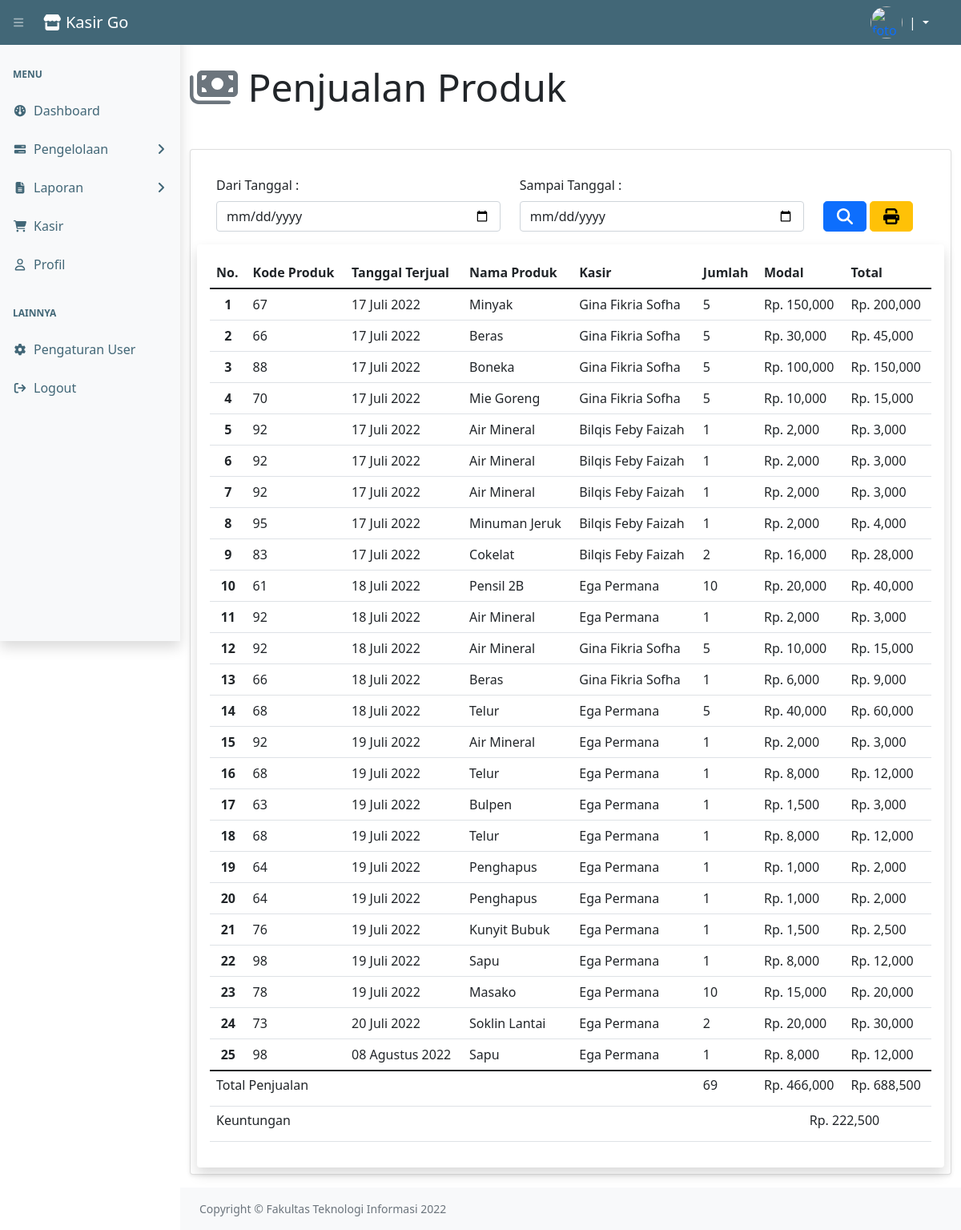
The app's page /proyek-kasir/administrator/lapPenjualan.php with its own data.
### tables this page shows
CREATE TABLE `lappenjualan` (
  `id_lapPenjualan` int(11) NOT NULL,
  `id_brg` int(11) NOT NULL,
  `jumlah` int(11) NOT NULL,
  `modal` double NOT NULL,
  `total` double NOT NULL,
  `id_profil` int(11) NOT NULL,
  `tgl_jual` date NOT NULL
);

CREATE TABLE `barang` (
  `id` int(11) NOT NULL,
  `id_kategori` int(11) NOT NULL,
  `nm_barang` text NOT NULL,
  `merk` varchar(200) NOT NULL,
  `hrg_beli` int(11) NOT NULL,
  `hrg_jual` int(11) NOT NULL,
  `id_satuan` int(11) NOT NULL,
  `stok` int(11) NOT NULL,
  `tgl_masuk` date NOT NULL,
  `tgl_edit` date DEFAULT NULL,
  `foto` text NOT NULL
);

CREATE TABLE `profil` (
  `id_profil` int(11) NOT NULL,
  `id_login` int(11) NOT NULL,
  `nama` varchar(200) NOT NULL,
  `nik` varchar(200) NOT NULL,
  `email` varchar(200) NOT NULL,
  `noHp` varchar(200) NOT NULL,
  `tempat_lahir` varchar(200) NOT NULL,
  `tanggal_lahir` date NOT NULL,
  `umur` varchar(200) NOT NULL,
  `jns_kelamin` varchar(200) NOT NULL,
  `status` varchar(200) NOT NULL,
  `alamat` text NOT NULL,
  `foto` text NOT NULL
);

### proyek-kasir/administrator/database.php (called while the page is built, shortened)
<?php
class database
{
  var $host = "localhost";
  var $user = "root";
  var $pass = "";
  var $db = "proyek_angkringan";
  var $koneksi = "";
  function __construct()
  {
    $this->koneksi = mysqli_connect($this->host, $this->user, $this->pass, $this->db);
  }
  function tgl_indo($tanggal)
  {
    $bulan = array(
      1 =>   'Januari',
      'Februari',
      'Maret',
      'April',
      'Mei',
      'Juni',
      'Juli',
      'Agustus',
      'September',
      'Oktober',
      'November',
      'Desember'
    );
    $pecahkan = explode('-', $tanggal);
    return $pecahkan[2] . ' ' . $bulan[(int)$pecahkan[1]] . ' ' . $pecahkan[0];
  }
  function tampilBarang()
  {
    if (isset($_POST['cari'])) {
      $cari = $_POST['cari'];
      $data = mysqli_query($this->koneksi, "SELECT barang.*, kategori. *, satuan. * FROM barang JOIN kategori ON barang.id_kategori = kategori.id_kategori JOIN satuan ON barang.id_satuan = satuan.id_satuan WHERE barang.id LIKE '%$cari%' OR barang.nm_barang LIKE '%$cari%' OR barang.merk LIKE '%$cari%' OR barang.hrg_beli LIKE '%$cari%' OR barang.hrg_jual LIKE '%$cari%' OR barang.stok LIKE '%$cari%' OR kategori.nm_kategori LIKE '%$cari%' OR satuan.nm_satuan LIKE '%$cari%'");
      while ($row = mysqli_fetch_array($data)) {
        $hasil[] = $row;
      }
      return $hasil;
    } else {
      $data = mysqli_query($this->koneksi, "SELECT barang.*, kategori. *, satuan. * FROM barang JOIN kategori ON barang.id_kategori = kategori.id_kategori JOIN satuan ON barang.id_satuan = satuan.id_satuan");
      while ($row = mysqli_fetch_array($data)) {
        $hasil[] = $row;
      }
      return $hasil;
    }
  }
  function tampilLapPenjualan()
  {
    if (isset($_POST['dari']) && $_POST['sampai']) {
      $dari = $_POST['dari'];
      $sampai = $_POST['sampai'];
      $data = mysqli_query($this->koneksi, "SELECT lappenjualan.*, barang.*, profil. * FROM lapPenjualan JOIN barang ON lapPenjualan.id_brg = barang.id JOIN profil ON lappenjualan.id_profil = profil.id_profil WHERE lappenjualan.tgl_jual BETWEEN '$dari' AND '$sampai'");
      while ($row = mysqli_fetch_array($data)) {
        $hasil[] = $row;
      }
      return $hasil;
    } else {
      $data = mysqli_query($this->koneksi, "SELECT lappenjualan.*, barang.*, profil. * FROM lapPenjualan JOIN barang ON lapPenjualan.id_brg = barang.id JOIN profil ON lappenjualan.id_profil = profil.id_profil");
      while ($row = mysqli_fetch_array($data)) {
        $hasil[] = $row;
      }
      return $hasil;
    }
  }
}

### proyek-kasir/administrator/lapPenjualan.php (the view, shortened to what this page needs)
<?php
class menu
{
  function __construct()
  {
    include "menu.php";
  }
}
$db = new database();
$dataBarang = $db->tampilBarang();
$laporan = $db->tampilLapPenjualan();
?>
<!DOCTYPE html>
<html lang="en">
<head>
  <link href="https://cdn.jsdelivr.net/npm/simple-datatables@latest/dist/style.css" rel="stylesheet" />
  <link href="../templates/css/styles.css" rel="stylesheet" />
</head>
<body class="sb-nav-fixed hijauNom">
  <div id="layoutSidenav">
    <div id="layoutSidenav_content">
      <main>
        <div class="container overflow-hidden pb-3"">
          <h1 class=" mt-4 mb-5 display-5"><i class="fa-solid fa-money-bills text-secondary"></i> Penjualan Produk</h1>
          <div class="card shadow-sm p-2">
            <div class="row mt-4 ">
              <form action="lapPenjualan.php" method="POST">
                <div class="container px-4">
                  <div class="row gx-4">
                    <div class="col-5">
                      <div class="p-0">
                        <label class="form-label">Dari Tanggal :</label>
                        <input class="form-control" type="date" name="dari">
                      </div>
                    </div>
                    <div class="col-5">
                      <div class="p-0">
                        <label class="form-label">Sampai Tanggal :</label>
                        <input class="form-control" type="date" name="sampai">
                      </div>
                    </div>
                    <div class="col-2 ms-0">
                      <div class="p-0 pt-3 mt-3">
                        <button name="cariTgl" type="submit" class="btn btn-primary btn-lg"><i class="fa-solid fa-magnifying-glass"></i></button>
                        <?php if (isset($_POST['cariTgl'])) :
                          $dari = $_POST['dari'];
                          $sampai = $_POST['sampai'];
                        ?>
                          <a href="cetak_penjualan.php?awal=<?= $dari; ?>&&akhir=<?= $sampai; ?>" target="_blank" type="submit" class="btn btn-warning btn-lg"><i class="fa-solid fa-print"></i></a>
                        <?php else : ?>
                          <a href="cetak_penjualan.php" target="_blank" type="submit" class="btn btn-warning btn-lg"><i class="fa-solid fa-print"></i></a>
                        <?php endif; ?>
                      </div>
                    </div>
                  </div>
                </div>
              </form>
            </div>
            <div class="card border-0 shadow">
              <div class="card-body table-responsive border-0">
                <table class="table table-hover">
                  <thead class="table">
                    <tr>
                      <th>No.</th>
                      <th>Kode Produk</th>
                      <th>Tanggal Terjual</th>
                      <th>Nama Produk</th>
                      <th>Kasir</th>
                      <th>Jumlah</th>
                      <th>Modal</th>
                      <th>Total</th>
                    </tr>
                  </thead>
                  <tbody>
                    <?php
                    $no = 1;
                    foreach ($laporan as $lapor) {
                    ?>
                      <tr>
                        <th class="text-center"><?= $no++; ?></th>
                        <td><?= $lapor['id']; ?></td>
                        <td><?= $db->tgl_indo(date($lapor['tgl_jual'])); ?></td>
                        <td><?= $lapor['nm_barang']; ?></td>
                        <td><?= $lapor['nama']; ?></td>
                        <td><?= $lapor['jumlah']; ?></td>
                        <td><?= 'Rp. ' . number_format($lapor['modal']); ?></td>
                        <td><?= 'Rp. ' . number_format($lapor['total']); ?></td>
                      </tr>
                    <?php } ?>
                  </tbody>
                  <?php
                  if (!empty($laporan)) {
                    $jumlahAll = array_sum(array_column($laporan, 'jumlah'));
                    $modalAll = array_sum(array_column($laporan, 'modal'));
                    $totalAll = array_sum(array_column($laporan, 'total'));
                    $keuntungan = $totalAll - $modalAll;
                  ?>
                    <tfoot>
                      <tr>
                        <th colspan="5">
                          <h6>Total Penjualan</h6>
                        </th>
                        <td>
                          <h6><?= $jumlahAll; ?></h6>
                        </td>
                        <td>
                          <h6><?= 'Rp. ' . number_format($modalAll); ?></h6>
                        </td>
                        <td>
                          <h6><?= 'Rp. ' . number_format($totalAll); ?></h6>
                        </td>
                      </tr>
                      <tr>
                        <td colspan="6">
                          <h6>Keuntungan</h6>
                        </td>
                        <td colspan="2" class="text-center">
                          <h6><?= 'Rp. ' . number_format($keuntungan); ?></h6>
                        </td>
                      </tr>
                    </tfoot>
                  <?php } ?>
                </table>
              </div>
            </div>
          </div>
        </div>
      </main>
      <footer class="py-3 bg-light mt-auto">
        <div class="container-fluid px-4">
          <div class="d-flex align-items-center justify-content-between small">
            <div class="text-muted">Copyright &copy; Fakultas Teknologi Informasi 2022</div>
          </div>
        </div>
      </footer>
    </div>
  </div>
</body>
</html>

### proyek-kasir/administrator/menu.php (style rules this page uses)
.hijauNom { background-color: white; }

### proyek-kasir/administrator/lapPenjualan.php (style rules this page uses)
body { background-color: #f5f5f5; }
a { text-decoration: none; }

### records on screen
lappenjualan: barang.id "67", tgl_jual "17 Juli 2022", barang.nm_barang "Minyak", id_profil.nama "Gina Fikria Sofha", jumlah "5", modal "150,000", total "200,000"
lappenjualan: barang.id "66", tgl_jual "17 Juli 2022", barang.nm_barang "Beras", id_profil.nama "Gina Fikria Sofha", jumlah "5", modal "30,000", total "45,000"
lappenjualan: barang.id "88", tgl_jual "17 Juli 2022", barang.nm_barang "Boneka", id_profil.nama "Gina Fikria Sofha", jumlah "5", modal "100,000", total "150,000"
lappenjualan: barang.id "70", tgl_jual "17 Juli 2022", barang.nm_barang "Mie Goreng", id_profil.nama "Gina Fikria Sofha", jumlah "5", modal "10,000", total "15,000"
lappenjualan: barang.id "92", tgl_jual "17 Juli 2022", barang.nm_barang "Air Mineral", id_profil.nama "Bilqis Feby Faizah", jumlah "1", modal "2,000", total "3,000"
lappenjualan: barang.id "92", tgl_jual "17 Juli 2022", barang.nm_barang "Air Mineral", id_profil.nama "Bilqis Feby Faizah", jumlah "1", modal "2,000", total "3,000"
lappenjualan: barang.id "92", tgl_jual "17 Juli 2022", barang.nm_barang "Air Mineral", id_profil.nama "Bilqis Feby Faizah", jumlah "1", modal "2,000", total "3,000"
lappenjualan: barang.id "95", tgl_jual "17 Juli 2022", barang.nm_barang "Minuman Jeruk", id_profil.nama "Bilqis Feby Faizah", jumlah "1", modal "2,000", total "4,000"
lappenjualan: barang.id "83", tgl_jual "17 Juli 2022", barang.nm_barang "Cokelat", id_profil.nama "Bilqis Feby Faizah", jumlah "2", modal "16,000", total "28,000"
lappenjualan: barang.id "61", tgl_jual "18 Juli 2022", barang.nm_barang "Pensil 2B", id_profil.nama "Ega Permana", jumlah "10", modal "20,000", total "40,000"
lappenjualan: barang.id "92", tgl_jual "18 Juli 2022", barang.nm_barang "Air Mineral", id_profil.nama "Ega Permana", jumlah "1", modal "2,000", total "3,000"
lappenjualan: barang.id "92", tgl_jual "18 Juli 2022", barang.nm_barang "Air Mineral", id_profil.nama "Gina Fikria Sofha", jumlah "5", modal "10,000", total "15,000"
lappenjualan: barang.id "66", tgl_jual "18 Juli 2022", barang.nm_barang "Beras", id_profil.nama "Gina Fikria Sofha", jumlah "1", modal "6,000", total "9,000"
lappenjualan: barang.id "68", tgl_jual "18 Juli 2022", barang.nm_barang "Telur", id_profil.nama "Ega Permana", jumlah "5", modal "40,000", total "60,000"
lappenjualan: barang.id "92", tgl_jual "19 Juli 2022", barang.nm_barang "Air Mineral", id_profil.nama "Ega Permana", jumlah "1", modal "2,000", total "3,000"
lappenjualan: barang.id "68", tgl_jual "19 Juli 2022", barang.nm_barang "Telur", id_profil.nama "Ega Permana", jumlah "1", modal "8,000", total "12,000"
lappenjualan: barang.id "63", tgl_jual "19 Juli 2022", barang.nm_barang "Bulpen", id_profil.nama "Ega Permana", jumlah "1", modal "1,500", total "3,000"
lappenjualan: barang.id "68", tgl_jual "19 Juli 2022", barang.nm_barang "Telur", id_profil.nama "Ega Permana", jumlah "1", modal "8,000", total "12,000"
lappenjualan: barang.id "64", tgl_jual "19 Juli 2022", barang.nm_barang "Penghapus", id_profil.nama "Ega Permana", jumlah "1", modal "1,000", total "2,000"
lappenjualan: barang.id "64", tgl_jual "19 Juli 2022", barang.nm_barang "Penghapus", id_profil.nama "Ega Permana", jumlah "1", modal "1,000", total "2,000"
lappenjualan: barang.id "76", tgl_jual "19 Juli 2022", barang.nm_barang "Kunyit Bubuk", id_profil.nama "Ega Permana", jumlah "1", modal "1,500", total "2,500"
lappenjualan: barang.id "98", tgl_jual "19 Juli 2022", barang.nm_barang "Sapu", id_profil.nama "Ega Permana", jumlah "1", modal "8,000", total "12,000"
lappenjualan: barang.id "78", tgl_jual "19 Juli 2022", barang.nm_barang "Masako", id_profil.nama "Ega Permana", jumlah "10", modal "15,000", total "20,000"
lappenjualan: barang.id "73", tgl_jual "20 Juli 2022", barang.nm_barang "Soklin Lantai", id_profil.nama "Ega Permana", jumlah "2", modal "20,000", total "30,000"
lappenjualan: barang.id "98", tgl_jual "08 Agustus 2022", barang.nm_barang "Sapu", id_profil.nama "Ega Permana", jumlah "1", modal "8,000", total "12,000"

### other values on screen
$jumlahAll "69"
$modalAll "466,000"
$totalAll "688,500"
$keuntungan "222,500"
